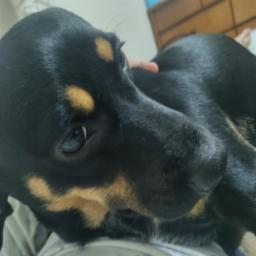
#> input picture data/billy_franzen/00219.jpg, 256 x 256 px, found by its file name
$ python test.py
#> lines starting #> are read from the running program, lines starting #| are printed output that depends on the picture
### lib/utils/colors.py
import numpy as np


'''
Conversão de RGB para intensidade.
'''
def luminance(img: np.ndarray) -> np.ndarray:
    lum = [0.2126, 0.7152, 0.0722]
    return np.dot(img[..., :3], lum)

### app/services/features.py
import numpy as np

from processing.features.edges import EdgeFeatureExtractor
from processing.filters.canny import CannyFilter
from utils.colors import luminance
from domain import FeatureVector
from processing.features.hu_moments import HuMomentsFeatureExtractor
from processing.features.hog import HoGFeatureExtractor
from processing.features.haralick import HaralickFeatureExtractor
from processing.features.colors import ColorsFeatureExtractor
from processing.features.intensity import IntensityFeatureExtractor

class FeatureService:
    @staticmethod
    def extract(img: np.ndarray) -> FeatureVector:
        # Arestas para hu e edges
        edges = CannyFilter.apply(luminance(img))

        i_hist = IntensityFeatureExtractor.apply(img)
        c_stat = ColorsFeatureExtractor.apply(img)
        haralick = HaralickFeatureExtractor.apply(img)
        hog = HoGFeatureExtractor.apply(img)
        edge_i = EdgeFeatureExtractor.apply(edges)
        moments = HuMomentsFeatureExtractor.apply(edges)

        return FeatureVector(i_hist, c_stat, haralick, hog, edge_i, moments)

### app/processing/filters/canny.py
import numpy as np

import utils.operations as Op
from processing.filters.gaussian import GaussianFilter
from processing.filters.sobel import SobelFilter

class CannyFilter:
    @staticmethod
    def apply(img: np.ndarray) -> np.ndarray:
        # Aplicar gaussiano
        gk = GaussianFilter.kernel(5, 0.5)
        img = Op.convolve(img, gk)

        # Sobel e gradientes
        x, y = SobelFilter.kernel()
        Gx = Op.convolve(img, x)
        Gy = Op.convolve(img, y)

        # Direção dos gradientes
        # Quão forte a aresta é, e pra onde aponta
        magnitude = np.hypot(Gx, Gy)
        magnitude = (magnitude / magnitude.max())
        theta = np.rad2deg(np.arctan2(Gy, Gx))
        theta[theta < 0] += 180

        # Suprimir gradientes e limitar arestas "inuteis"
        suppressed = Op.non_max_suppression(magnitude, theta)
        thresholded = Op.double_threshold(suppressed)

        # Manter arestas importantes (hysteresis)
        # "Inclui" arestas fracas que estão junto das fortes
        return Op.hysteresis(thresholded)

### app/test.py
import imageio.v3 as io

from services.features import FeatureService

def main():
    img = io.imread("./data/billy_franzen/00219.jpg")
#> img is the input picture: shape (256, 256, 3); mean R, G, B 72.9, 82.2, 78.5
    print(len(FeatureService.extract(img).data))
#> in luminance, `return np.dot(img[..., :3], lum)`:
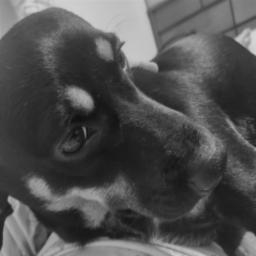
#> returned value: shape (256, 256) float64; min 10.72, max 215, mean 80
#> (the call stopped at in apply, `gk = GaussianFilter.kernel(5, 0.5)`: processing is not available in this run)


if __name__ == "__main__":
    main()

$ run again, with data/billy_franzen/00211.jpg copied over data/billy_franzen/00219.jpg
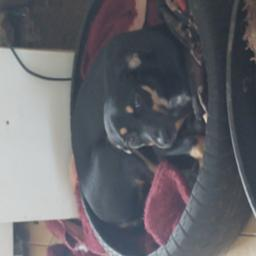
#> input picture data/billy_franzen/00211.jpg, 256 x 256 px, found by its file name
#> in main, img is the input picture: shape (256, 256, 3); mean R, G, B 102.3, 102.6, 108.3
#> in luminance, `return np.dot(img[..., :3], lum)`:
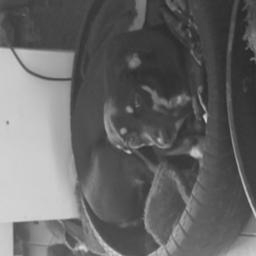
#> returned value: shape (256, 256) float64; min 38.65, max 215.5, mean 102.9

$ run again, with data/billy_franzen/00212.jpg copied over data/billy_franzen/00219.jpg
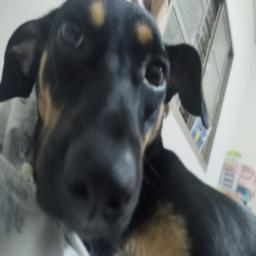
#> input picture data/billy_franzen/00212.jpg, 256 x 256 px, found by its file name
#> in main, img is the input picture: shape (256, 256, 3); mean R, G, B 91, 95.2, 96
#> in luminance, `return np.dot(img[..., :3], lum)`:
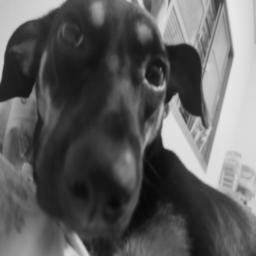
#> returned value: shape (256, 256) float64; min 6.08, max 239.6, mean 94.4

$ run again, with data/billy_franzen/00213.jpg copied over data/billy_franzen/00219.jpg
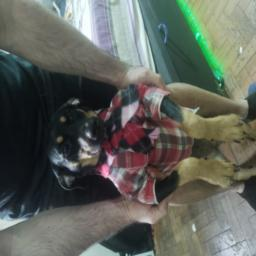
#> input picture data/billy_franzen/00213.jpg, 256 x 256 px, found by its file name
#> in main, img is the input picture: shape (256, 256, 3); mean R, G, B 95.3, 99.2, 91.5
#> in luminance, `return np.dot(img[..., :3], lum)`:
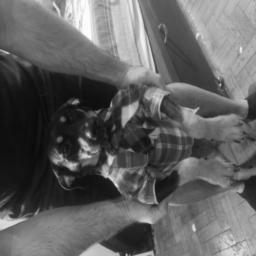
#> returned value: shape (256, 256) float64; min 8.5, max 254.1, mean 97.8
